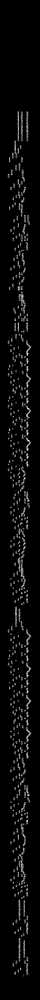
#> input picture i.jpg, 40 x 1000 px, shrunk from 1280 x 32310 before the run
$ python findrectangles.py
#> lines starting #> are read from the running program, lines starting #| are printed output that depends on the picture
from multiprocessing.connection import wait
from xml.dom.minidom import Element
import cv2
from cv2 import line
from cv2 import destroyAllWindows
import numpy as np
import math

from torch import nonzero
def make_things_better(image):
    image=cv2.cvtColor(image,cv2.COLOR_BGR2GRAY) #nohist,55,3,1,nogaussian2,nothreshold2
    image=cv2.GaussianBlur(image,(5,5),0)
    image =cv2.adaptiveThreshold(image,255,cv2.ADAPTIVE_THRESH_GAUSSIAN_C,cv2.THRESH_BINARY,5,0)
    image = cv2.GaussianBlur(image,(3,3),0)
    ret, image = cv2.threshold(image, 125, 255, 0)
    return image


img=cv2.imread("i.jpg",cv2.IMREAD_GRAYSCALE)
#> img is the input picture: shape (1000, 40); min 0, max 27, mean 1.2
notes=np.array(["a","b","c","d","e","a1","b1","c1","d1","e1","a2","b2","c2","d2","e2","a3","b3","c3","d3","e3"])
k=-1
l=0
list_of_notes=[]
height_step=50
for indexes in range(img.shape[0],height_step,-height_step):
    l+=1
    element=img[indexes-height_step:indexes]
    slicing=20
    element_list=[element[:,i*element.shape[1]//slicing:(i+1)*element.shape[1]//slicing] for i in range(0,slicing)]
    notes_s=[]
    for i,e in enumerate( element_list):
        cv2.imshow(f"{i}",e)
        if np.count_nonzero(e)>50:
            notes_s.append(notes[i])
        if k==ord("e") or k==ord("k"):
            break
    print(notes_s)
    if notes_s : list_of_notes.append(notes_s)
    if k==ord("k"):
        break
    print(len(notes_s))
#> this loop made 19 passes
#> pass 1, `element=img[indexes-height_step:indexes]`:
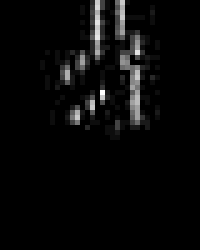
#> element: shape (50, 40) (shown 5 times larger); min 0, max 19, mean 0.639; drawn with min black and max white
#> pass 2, `element=img[indexes-height_step:indexes]`:
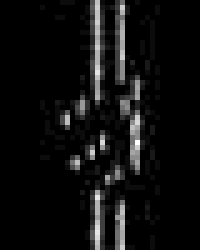
#> element: shape (50, 40) (shown 5 times larger); min 0, max 20, mean 1.15; drawn with min black and max white
#> pass 3, `element=img[indexes-height_step:indexes]`:
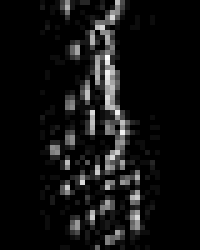
#> element: shape (50, 40) (shown 5 times larger); min 0, max 20, mean 1.37; drawn with min black and max white
#> after the loop, l = 19; list_of_notes = 17 items
print(len(list_of_notes))
#| 17
cv2.destroyAllWindows()

$ run again, with 18.jpg copied over i.jpg
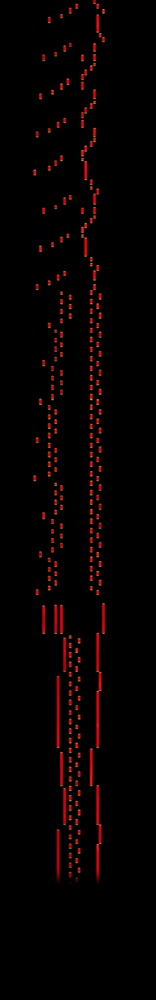
#> input picture 18.jpg, 156 x 1000 px, shrunk from 1280 x 8220 before the run
#> `img=cv2.imread("i.jpg",cv2.IMREAD_GRAYSCALE)`:
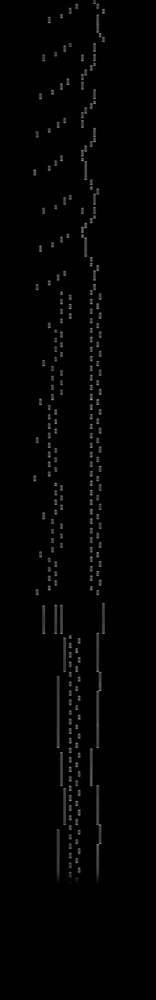
#> img: shape (1000, 156); min 0, max 169, mean 2.9
#> the loop `for indexes in range(img.shape[0],height_step,-height_step):` made 19 passes
#> pass 3, `element=img[indexes-height_step:indexes]`:
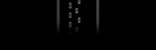
#> element: shape (50, 156); min 0, max 125, mean 2.2
#> after the loop `for indexes in range(img.shape[0],height_step,-height_step):`: l = 19; list_of_notes = 17 items
#| 17
